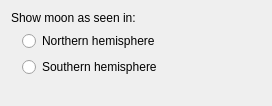
<ui version="4.0" >
 <class>lunaConfig</class>
 <widget class="QWidget" name="lunaConfig" >
  <property name="geometry" >
   <rect>
    <x>0</x>
    <y>0</y>
    <width>272</width>
    <height>106</height>
   </rect>
  </property>
  <layout class="QGridLayout" name="gridLayout" >
   <item row="0" column="0" colspan="2" >
    <widget class="QLabel" name="label" >
     <property name="text" >
      <string>Show moon as seen in:</string>
     </property>
    </widget>
   </item>
   <item row="1" column="0" >
    <spacer name="horizontalSpacer" >
     <property name="orientation" >
      <enum>Qt::Horizontal</enum>
     </property>
     <property name="sizeType" >
      <enum>QSizePolicy::Fixed</enum>
     </property>
     <property name="sizeHint" stdset="0" >
      <size>
       <width>5</width>
       <height>20</height>
      </size>
     </property>
    </spacer>
   </item>
   <item row="1" column="1" >
    <widget class="QRadioButton" name="northenRadio" >
     <property name="sizePolicy" >
      <sizepolicy vsizetype="Fixed" hsizetype="Expanding" >
       <horstretch>0</horstretch>
       <verstretch>0</verstretch>
      </sizepolicy>
     </property>
     <property name="text" >
      <string>Northern hemisphere</string>
     </property>
    </widget>
   </item>
   <item row="2" column="1" >
    <widget class="QRadioButton" name="southernRadio" >
     <property name="sizePolicy" >
      <sizepolicy vsizetype="Fixed" hsizetype="Expanding" >
       <horstretch>0</horstretch>
       <verstretch>0</verstretch>
      </sizepolicy>
     </property>
     <property name="text" >
      <string>Southern hemisphere</string>
     </property>
    </widget>
   </item>
   <item row="3" column="0" colspan="2" >
    <spacer name="verticalSpacer" >
     <property name="orientation" >
      <enum>Qt::Vertical</enum>
     </property>
     <property name="sizeHint" stdset="0" >
      <size>
       <width>20</width>
       <height>23</height>
      </size>
     </property>
    </spacer>
   </item>
  </layout>
 </widget>
 <connections/>
</ui>
